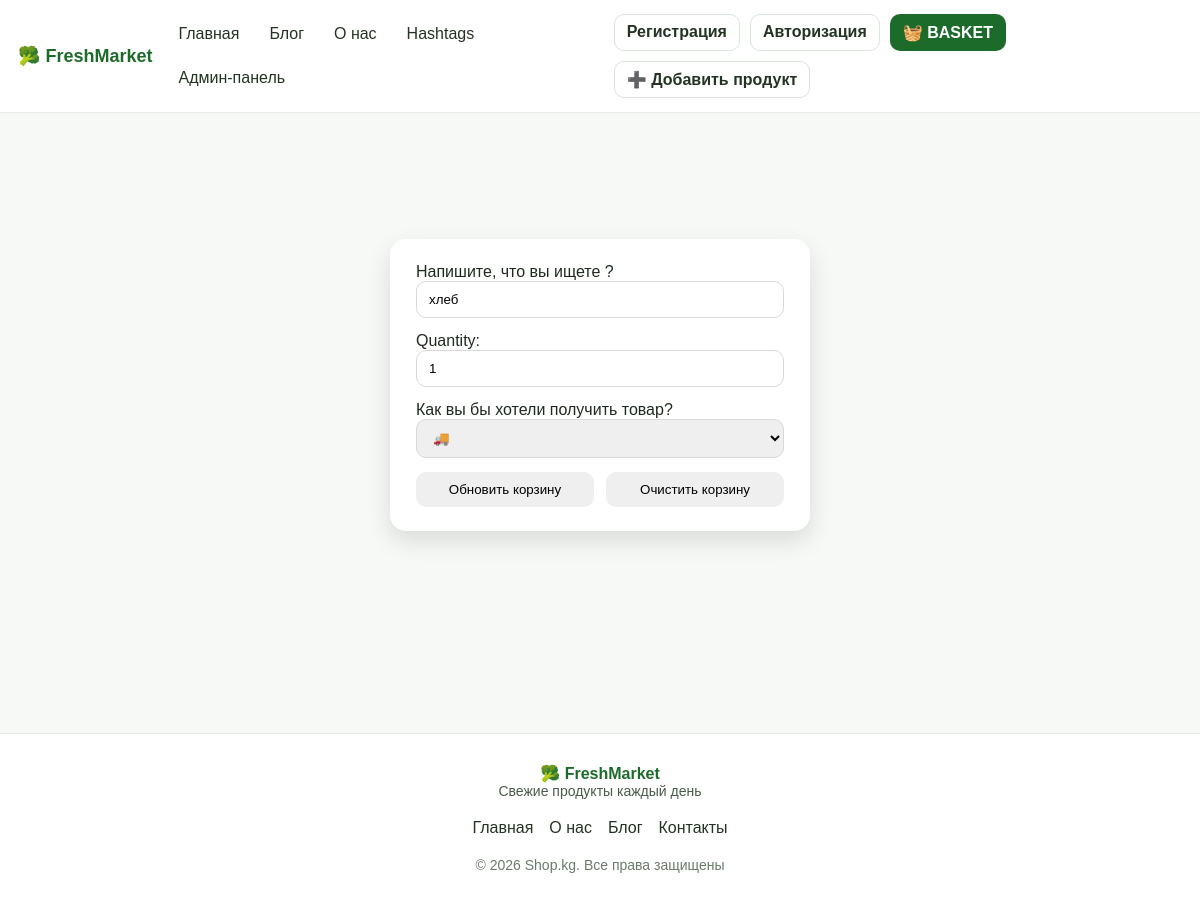
The page /basket_list/1/update/ on the database its author committed.
### basket/models.py (models this page shows, shortened)
class Basket(models.Model):
    product_name=models.CharField(max_length=100, verbose_name= 'Напишите, что вы ищете ?')
    quantity = models.PositiveIntegerField(default=1)
    created_at = models.DateTimeField(auto_now_add=True)
    STATUS = (
        ('🚚', '🚚'),
        ('🏪', '🏪')
    )
    status_delivery= models.CharField(max_length=100, verbose_name='Как вы бы хотели получить товар?', choices=STATUS)

### basket/views.py (the view)
# urls.py: path('basket_list/<int:id>/update/', views.update_basket_view, name='update'),
def update_basket_view(request, id):
    product_id = get_object_or_404(Basket, id=id)
    if request.method == 'POST':
        form = BasketForms(request.POST, instance=product_id)
        if form.is_valid():
            form.save()
            return redirect('/basket_list/')
    else:
        form = BasketForms(instance=product_id)
    return render(request,
                  template_name='basket/update_basket.html',
                  context={
                      'form': form,
                      'product_id': product_id
                    }
                  )

### basket/forms.py
class BasketForms(forms.ModelForm):
    class Meta:
        model = Basket
        fields = '__all__'
        widgets = {
            'product_name': forms.TextInput(attrs={'class': 'input'}),
            'quantity': forms.NumberInput(attrs={'class': 'input'}),
            'status_delivery': forms.Select(attrs={'class': 'input'}),
        }

### templates/basket/update_basket.html (shortened to what this page needs)
{% load static %}
{% include '../header.html' %}
<link rel="stylesheet" href="{% static 'styles/style.css' %}?v=4">
<div class="form-container">
    <form method="post">
        {{ form.as_p }}
        <div class="button-group">
            <button type="submit">Обновить корзину</button>
            <button type="reset">Очистить корзину</button>
        </div>
    </form>
</div>
{% include '../footer.html' %}

### static/styles/style.css (style rules this page uses)
* { box-sizing: border-box; }
.form-container { min-height: 70vh; display: flex; justify-content: center; align-items: center; padding: 40px 16px; }
.form-container form { width: 420px; background: #fff; padding: 24px 26px; border-radius: 16px; box-shadow: 0 10px 25px rgba(0,0,0,0.12); }
.form-container form p { margin: 0 0 14px; }
.form-container input, .form-container select { width: 100%; box-sizing: border-box; padding: 10px 12px; border: 1px solid #d9d9d9; border-radius: 10px; outline: none; }
.button-group { display: flex; gap: 12px; margin-top: 14px; }
.button-group button { flex: 1; padding: 10px 12px; border: none; border-radius: 10px; cursor: pointer; }
.input { width: 100%; padding: 12px 14px; border: 1px solid #d9d9d9; border-radius: 12px; outline: none; }

### rows shown on the page
Basket: product_name "хлеб", quantity "1", status_delivery "🚚"
